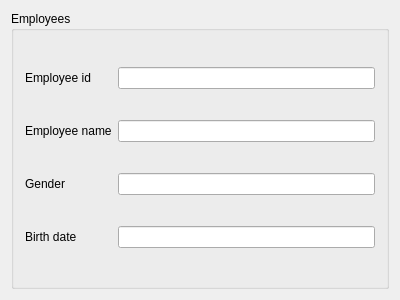
<?xml version="1.0" encoding="UTF-8"?>
<ui version="4.0">
 <class>Employees</class>
 <widget class="QWidget" name="Employees">
  <property name="geometry">
   <rect>
    <x>0</x>
    <y>0</y>
    <width>400</width>
    <height>300</height>
   </rect>
  </property>
  <property name="windowTitle">
   <string>Employees</string>
  </property>
  <layout class="QVBoxLayout" name="mainLayout">
   <item>
    <widget class="QGroupBox" name="EmployeesGB">
     <property name="title">
      <string>Employees</string>
     </property>
     <layout class="QGridLayout" name="EmployeesGL">   <item row="0" column="0">
    <widget class="QLabel" name="employee_idL">
     <property name="text">
      <string>Employee id</string>
     </property>
    </widget>
   </item>
   <item row="0" column="1">
    <widget class="QLineEdit" name="employee_id"/>
   </item>      
   <item row="1" column="0">
    <widget class="QLabel" name="employee_nameL">
     <property name="text">
      <string>Employee name</string>
     </property>
    </widget>
   </item>
   <item row="1" column="1">
    <widget class="QLineEdit" name="employee_name"/>
   </item>      
   <item row="2" column="0">
    <widget class="QLabel" name="genderL">
     <property name="text">
      <string>Gender</string>
     </property>
    </widget>
   </item>
   <item row="2" column="1">
    <widget class="QLineEdit" name="gender"/>
   </item>      
   <item row="3" column="0">
    <widget class="QLabel" name="birth_dateL">
     <property name="text">
      <string>Birth date</string>
     </property>
    </widget>
   </item>
   <item row="3" column="1">
    <widget class="QLineEdit" name="birth_date"/>
   </item>           </layout>
    </widget>
   </item>
  </layout>
 </widget>
 <layoutdefault spacing="6" margin="11"/>
 <resources/>
 <connections/>
</ui>
